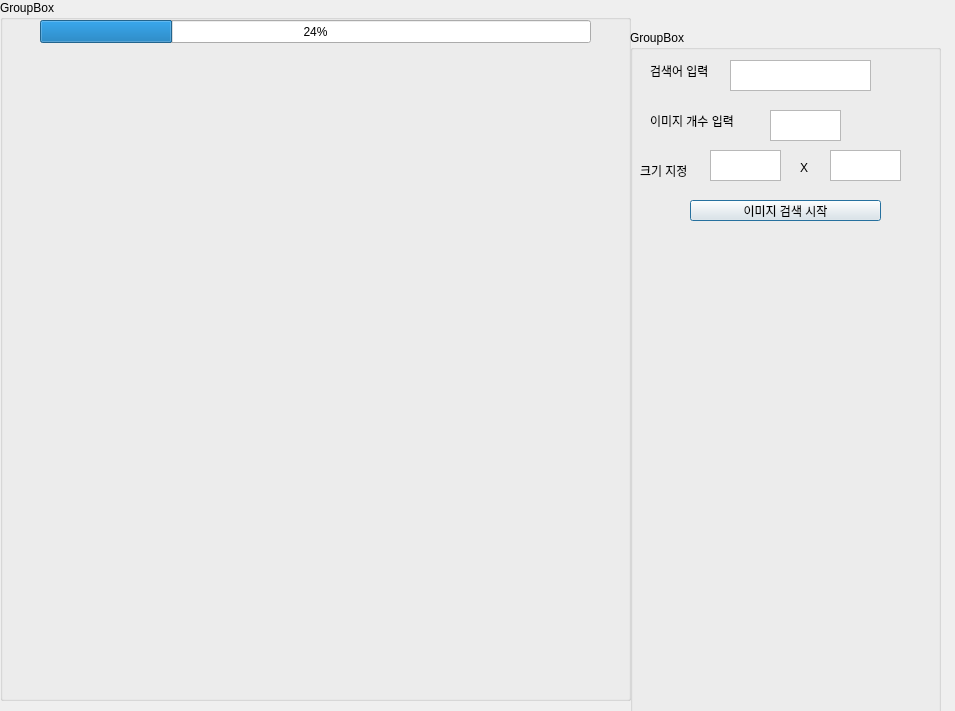
<?xml version="1.0" encoding="UTF-8"?>
<ui version="4.0">
 <class>Dialog</class>
 <widget class="QDialog" name="Dialog">
  <property name="geometry">
   <rect>
    <x>0</x>
    <y>0</y>
    <width>955</width>
    <height>711</height>
   </rect>
  </property>
  <property name="windowTitle">
   <string>Dialog</string>
  </property>
  <widget class="QGroupBox" name="groupBox">
   <property name="geometry">
    <rect>
     <x>0</x>
     <y>0</y>
     <width>631</width>
     <height>701</height>
    </rect>
   </property>
   <property name="title">
    <string>GroupBox</string>
   </property>
   <widget class="QProgressBar" name="progressBar">
    <property name="geometry">
     <rect>
      <x>40</x>
      <y>20</y>
      <width>551</width>
      <height>23</height>
     </rect>
    </property>
    <property name="value">
     <number>24</number>
    </property>
   </widget>
  </widget>
  <widget class="QGroupBox" name="groupBox_2">
   <property name="geometry">
    <rect>
     <x>630</x>
     <y>30</y>
     <width>311</width>
     <height>691</height>
    </rect>
   </property>
   <property name="title">
    <string>GroupBox</string>
   </property>
   <widget class="QLabel" name="insertLabel">
    <property name="geometry">
     <rect>
      <x>20</x>
      <y>30</y>
      <width>91</width>
      <height>21</height>
     </rect>
    </property>
    <property name="text">
     <string>검색어 입력</string>
    </property>
   </widget>
   <widget class="QPushButton" name="startCrawling">
    <property name="geometry">
     <rect>
      <x>60</x>
      <y>170</y>
      <width>191</width>
      <height>21</height>
     </rect>
    </property>
    <property name="text">
     <string>이미지 검색 시작</string>
    </property>
   </widget>
   <widget class="QLabel" name="setScale">
    <property name="geometry">
     <rect>
      <x>10</x>
      <y>130</y>
      <width>71</width>
      <height>21</height>
     </rect>
    </property>
    <property name="text">
     <string>크기 지정</string>
    </property>
   </widget>
   <widget class="QTextEdit" name="scaleHeightEdit">
    <property name="geometry">
     <rect>
      <x>80</x>
      <y>120</y>
      <width>71</width>
      <height>31</height>
     </rect>
    </property>
   </widget>
   <widget class="QTextEdit" name="scaleWidthEdit">
    <property name="geometry">
     <rect>
      <x>200</x>
      <y>120</y>
      <width>71</width>
      <height>31</height>
     </rect>
    </property>
   </widget>
   <widget class="QLabel" name="alphabetX">
    <property name="geometry">
     <rect>
      <x>170</x>
      <y>130</y>
      <width>21</width>
      <height>16</height>
     </rect>
    </property>
    <property name="text">
     <string>X</string>
    </property>
   </widget>
   <widget class="QTextEdit" name="keywordEdit">
    <property name="geometry">
     <rect>
      <x>100</x>
      <y>30</y>
      <width>141</width>
      <height>31</height>
     </rect>
    </property>
   </widget>
   <widget class="QLabel" name="countInsertLabel">
    <property name="geometry">
     <rect>
      <x>20</x>
      <y>80</y>
      <width>91</width>
      <height>21</height>
     </rect>
    </property>
    <property name="text">
     <string>이미지 개수 입력</string>
    </property>
   </widget>
   <widget class="QTextEdit" name="scaleWidthEdit_2">
    <property name="geometry">
     <rect>
      <x>140</x>
      <y>80</y>
      <width>71</width>
      <height>31</height>
     </rect>
    </property>
   </widget>
  </widget>
 </widget>
 <resources/>
 <connections/>
</ui>
